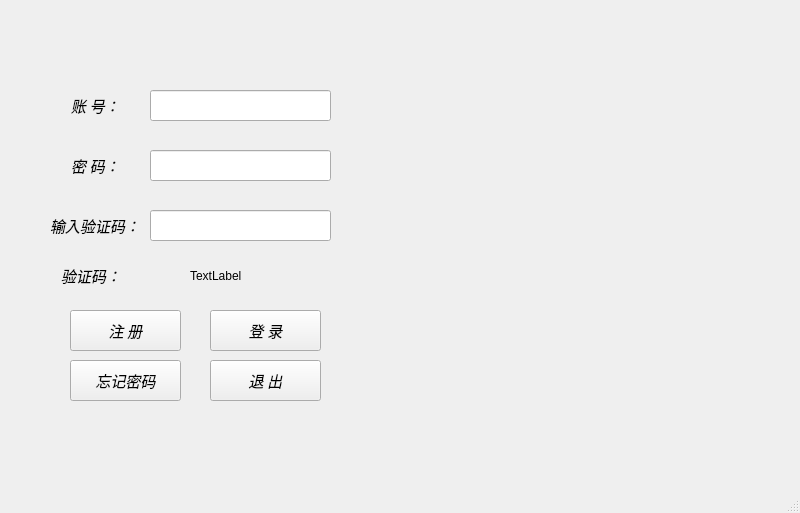
<?xml version="1.0" encoding="UTF-8"?>
<ui version="4.0">
 <class>MainWindow</class>
 <widget class="QMainWindow" name="MainWindow">
  <property name="geometry">
   <rect>
    <x>0</x>
    <y>0</y>
    <width>800</width>
    <height>513</height>
   </rect>
  </property>
  <property name="windowTitle">
   <string>MainWindow</string>
  </property>
  <widget class="QWidget" name="centralwidget">
   <widget class="QLabel" name="label">
    <property name="geometry">
     <rect>
      <x>71</x>
      <y>95</y>
      <width>71</width>
      <height>20</height>
     </rect>
    </property>
    <property name="font">
     <font>
      <family>得意黑</family>
      <pointsize>11</pointsize>
      <italic>true</italic>
     </font>
    </property>
    <property name="text">
     <string>账 号：</string>
    </property>
   </widget>
   <widget class="QLabel" name="label_2">
    <property name="geometry">
     <rect>
      <x>71</x>
      <y>155</y>
      <width>71</width>
      <height>20</height>
     </rect>
    </property>
    <property name="font">
     <font>
      <family>得意黑</family>
      <pointsize>11</pointsize>
      <italic>true</italic>
     </font>
    </property>
    <property name="text">
     <string>密 码：</string>
    </property>
   </widget>
   <widget class="QLineEdit" name="lineEditzhanghao">
    <property name="geometry">
     <rect>
      <x>150</x>
      <y>90</y>
      <width>181</width>
      <height>31</height>
     </rect>
    </property>
   </widget>
   <widget class="QPushButton" name="pushButton_zhuce">
    <property name="geometry">
     <rect>
      <x>70</x>
      <y>310</y>
      <width>111</width>
      <height>41</height>
     </rect>
    </property>
    <property name="font">
     <font>
      <family>得意黑</family>
      <pointsize>11</pointsize>
      <italic>true</italic>
     </font>
    </property>
    <property name="text">
     <string>注 册</string>
    </property>
   </widget>
   <widget class="QPushButton" name="pushButton_denglu">
    <property name="geometry">
     <rect>
      <x>210</x>
      <y>310</y>
      <width>111</width>
      <height>41</height>
     </rect>
    </property>
    <property name="font">
     <font>
      <family>得意黑</family>
      <pointsize>11</pointsize>
      <italic>true</italic>
     </font>
    </property>
    <property name="text">
     <string>登 录</string>
    </property>
   </widget>
   <widget class="QLabel" name="label_3">
    <property name="geometry">
     <rect>
      <x>50</x>
      <y>210</y>
      <width>91</width>
      <height>31</height>
     </rect>
    </property>
    <property name="font">
     <font>
      <family>得意黑</family>
      <pointsize>11</pointsize>
      <italic>true</italic>
     </font>
    </property>
    <property name="text">
     <string>输入验证码：</string>
    </property>
   </widget>
   <widget class="QLabel" name="label_4">
    <property name="geometry">
     <rect>
      <x>61</x>
      <y>265</y>
      <width>71</width>
      <height>20</height>
     </rect>
    </property>
    <property name="font">
     <font>
      <family>得意黑</family>
      <pointsize>11</pointsize>
      <italic>true</italic>
     </font>
    </property>
    <property name="text">
     <string>验证码：</string>
    </property>
   </widget>
   <widget class="QPushButton" name="pushButton_wangjimima">
    <property name="geometry">
     <rect>
      <x>70</x>
      <y>360</y>
      <width>111</width>
      <height>41</height>
     </rect>
    </property>
    <property name="font">
     <font>
      <family>得意黑</family>
      <pointsize>11</pointsize>
      <italic>true</italic>
     </font>
    </property>
    <property name="text">
     <string>忘记密码</string>
    </property>
   </widget>
   <widget class="QPushButton" name="pushButton_tuichu">
    <property name="geometry">
     <rect>
      <x>210</x>
      <y>360</y>
      <width>111</width>
      <height>41</height>
     </rect>
    </property>
    <property name="font">
     <font>
      <family>得意黑</family>
      <pointsize>11</pointsize>
      <italic>true</italic>
     </font>
    </property>
    <property name="text">
     <string>退 出</string>
    </property>
   </widget>
   <widget class="QLabel" name="yanzhengma">
    <property name="geometry">
     <rect>
      <x>190</x>
      <y>260</y>
      <width>101</width>
      <height>31</height>
     </rect>
    </property>
    <property name="text">
     <string>TextLabel</string>
    </property>
   </widget>
   <widget class="QLineEdit" name="lineEdit_mima">
    <property name="geometry">
     <rect>
      <x>150</x>
      <y>150</y>
      <width>181</width>
      <height>31</height>
     </rect>
    </property>
    <property name="echoMode">
     <enum>QLineEdit::Password</enum>
    </property>
   </widget>
   <widget class="QLineEdit" name="inputyanzhengma">
    <property name="geometry">
     <rect>
      <x>150</x>
      <y>210</y>
      <width>181</width>
      <height>31</height>
     </rect>
    </property>
   </widget>
   <widget class="QLabel" name="label_5">
    <property name="geometry">
     <rect>
      <x>490</x>
      <y>20</y>
      <width>241</width>
      <height>221</height>
     </rect>
    </property>
    <property name="styleSheet">
     <string notr="true">image: url(:/src/logo.png);</string>
    </property>
    <property name="text">
     <string/>
    </property>
   </widget>
  </widget>
  <widget class="QMenuBar" name="menubar">
   <property name="geometry">
    <rect>
     <x>0</x>
     <y>0</y>
     <width>800</width>
     <height>26</height>
    </rect>
   </property>
  </widget>
  <widget class="QStatusBar" name="statusbar"/>
 </widget>
 <resources/>
 <connections/>
</ui>
